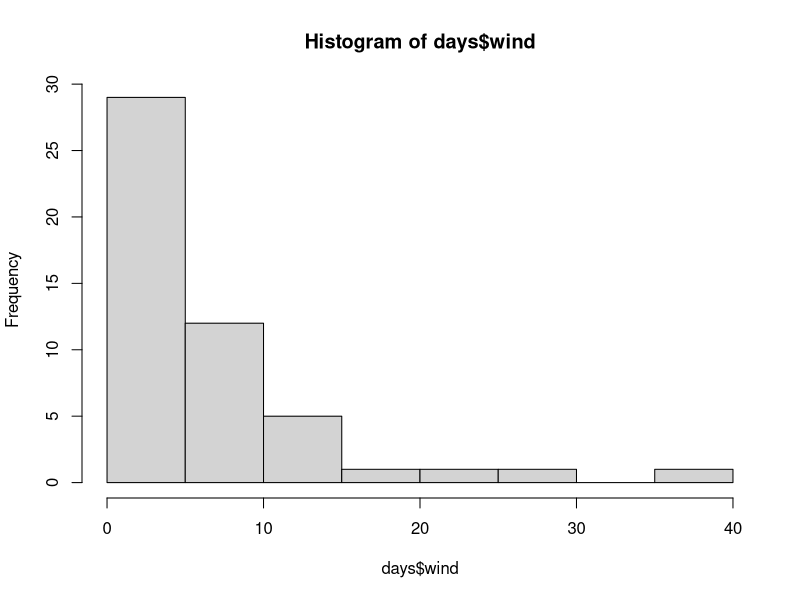
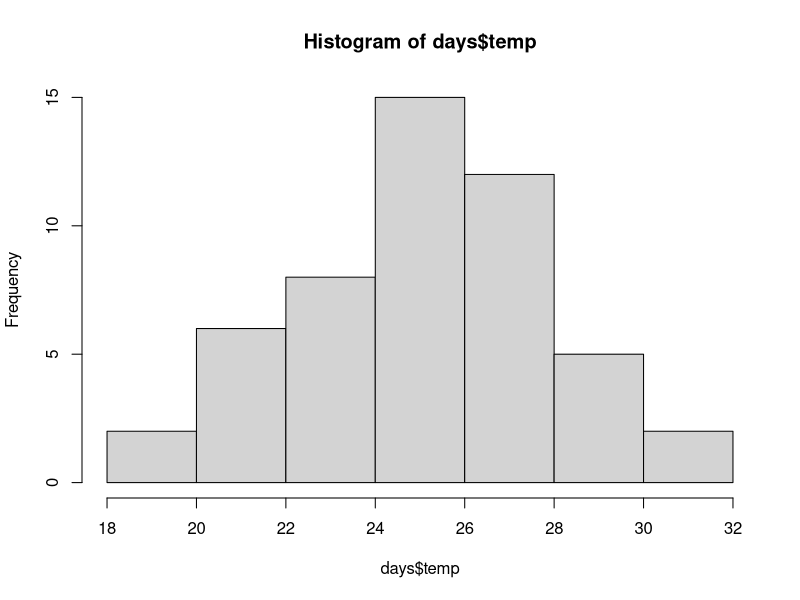
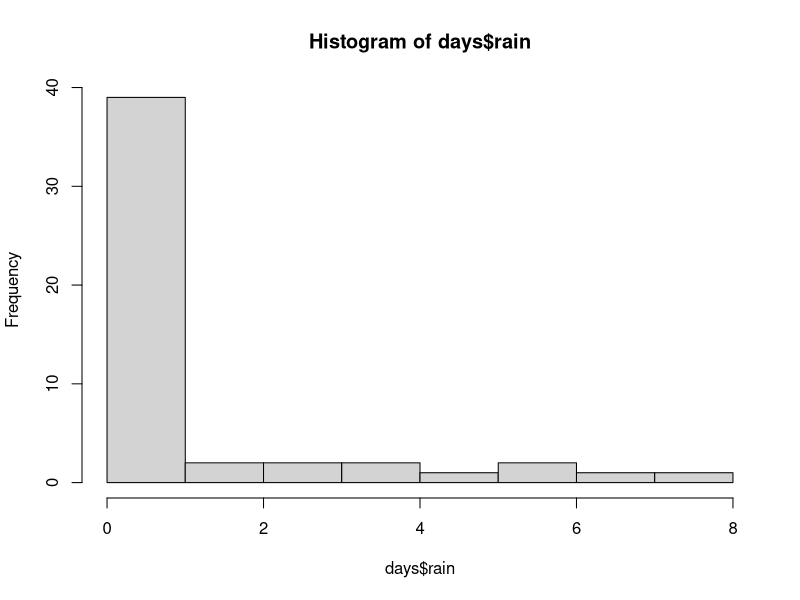
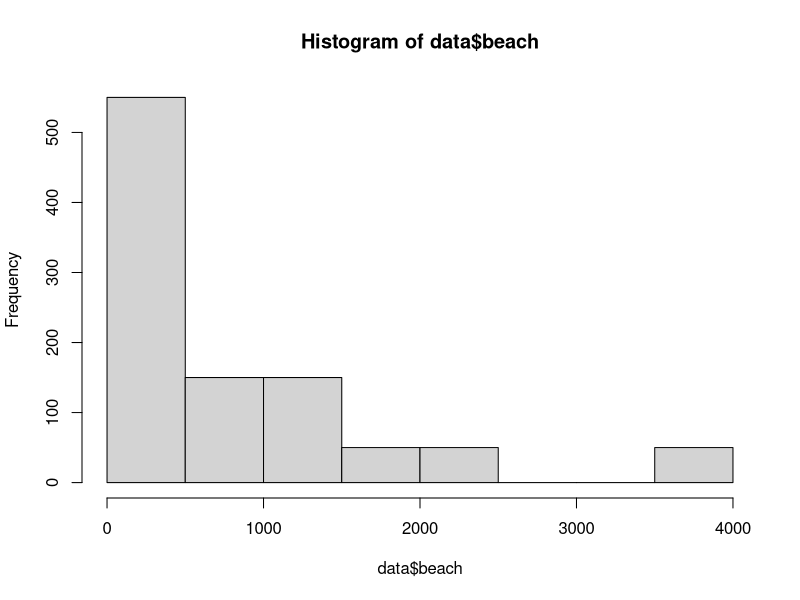
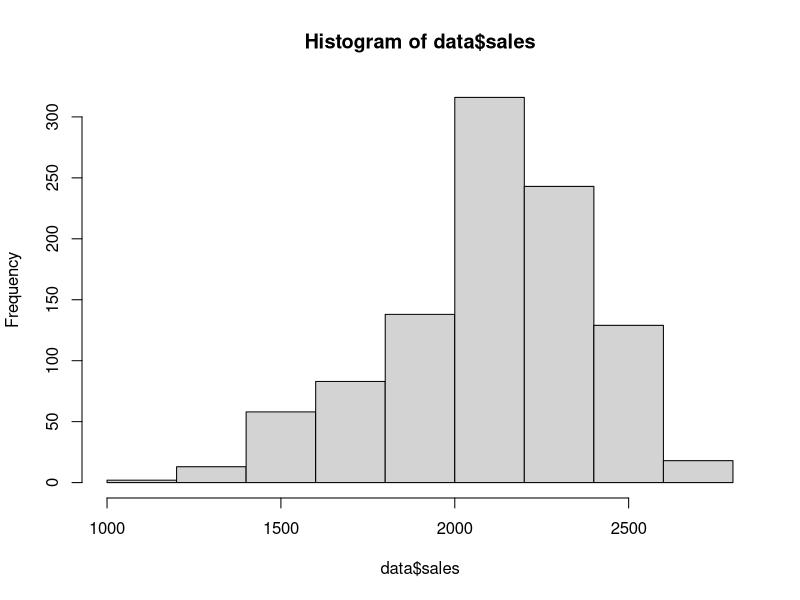
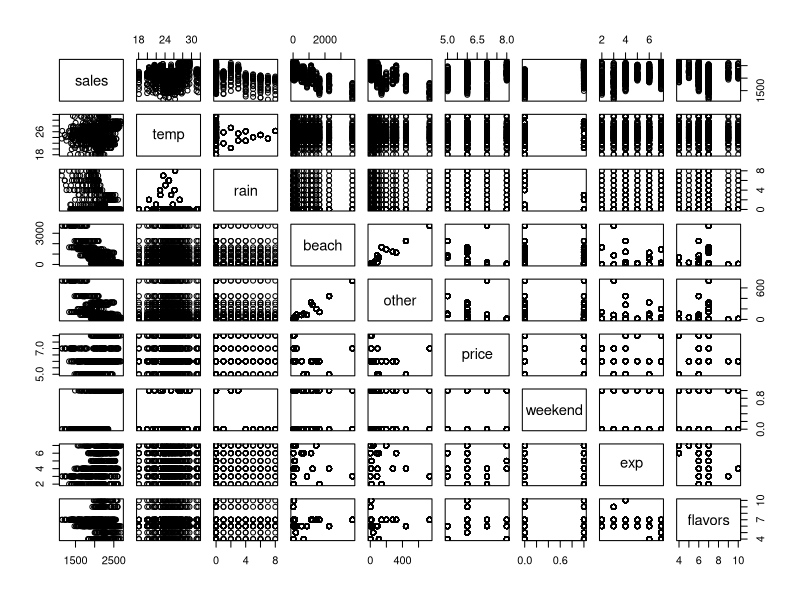

The R script that drew these images, in order:
# generowanie danych

# zmienne na temat dni
# podstawowe: weekend, temperatura, wiatr
# pochodne: deszcz - większe prawdopodobieństwo, gdy temperatura jest niższa

# zmienne na temat lodziarni
# podstawowe: jak blisko do plaży, od jak dawna istnieje, ile smaków lodów, czy ma parking
# pochodne: jak blisko do innych, cena za gałkę

# sprzedaż: większa w weekend (interakcja z pogodą i bliskością do plaży?),
# większa przy temperaturze, niższa przy deszczu, niezleżna od wiatru
# kwadratowa zależność od wieku i od gałek lodów, niezależna od parkingu
# im bliżej plaży, tym lepiej, ale im bliżej innych, tym gorzej

# w następnym zadaniu dodać jakieś outliery: dni świąteczne, festiwal, sławna lodziarnia

n_days <- 50

set.seed(123)
days <- data.frame(
  day_nr = 1:n_days,
  weekend = sample(c(0, 1), n_days, replace = T, prob = c(5, 2)/7),
  temp = rnorm(n_days, 25, 3),
  wind = rlnorm(n_days, 1.5, 1)
)

# deszcz: większe prawdopodobieństwo, gdy temperatura jest niższa
days$rain = sapply(days$temp, function(x) sample(c(0, 1), 1, prob = c(50+x, 50-x)/100)*rpois(1, 5))

hist(days$wind)
hist(days$temp)
hist(days$rain)

summary(days)

set.seed(456)
n_shops = 20

shops = data.frame(
  shop = 1:n_shops,
  exp = rpois(n_shops, 5),
  beach = rlnorm(n_shops, 2.5, 1.5)*10,
  flavors = rpois(n_shops, 3)+4,
  parking = sample(c(0, 1), n_shops, replace = T)
)

shops$parking = ifelse(shops$beach < 200, 0, shops$parking)

shops$price = ifelse(shops$beach < 200, 7, 6) + sample(c(-1, 0, 1), n_shops, replace = T)
shops$other = sapply(shops$beach, function(x) rlnorm(1, log(x/50), 0.5)*10)

data <- merge(days, shops, by = NULL)

data$sales <- 1000 + 8*data$temp - 30*data$rain +(2000-data$beach)/2 + 3*data$other/2 - 5*data$price +
  50*data$weekend + 10*data$temp*data$weekend +
  8*(data$exp-4)^2 + 5*(data$flavors-7)^2 + rnorm(1000, 0, 30)

hist(data$beach)  
hist(data$sales)  

pairs(sales ~ temp + rain + beach + other + price + weekend + exp + flavors, data)
